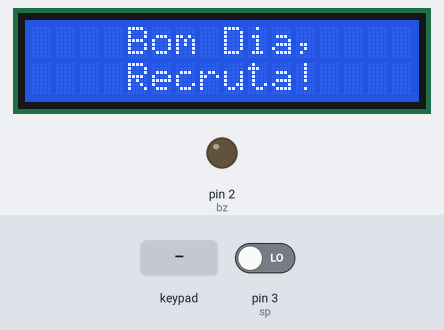
This sketch was run on a simulated Arduino Mega 2560, built with avr-gcc and run on an emulated ATmega2560. Parts: 16×2 character LCD, output pins drawn as LEDs (lit = HIGH). Dashed ring = blinking. Inputs (shaded band) come from the test bench; at power-on: pin 3 (sp) LOW.

Above: at 4.3 s.
8.5 s: keypad keys 1 5 9 pressed 0.4 s apart
At 10.6 s:
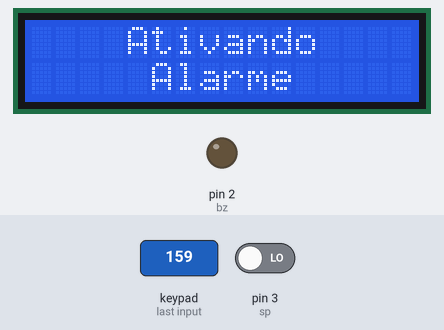
11.2 s: pin 3 (sp) driven HIGH
At 13.7 s:
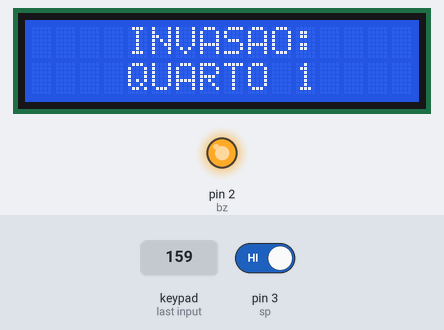
14.2 s: pin 3 (sp) driven LOW
At 17.0 s:
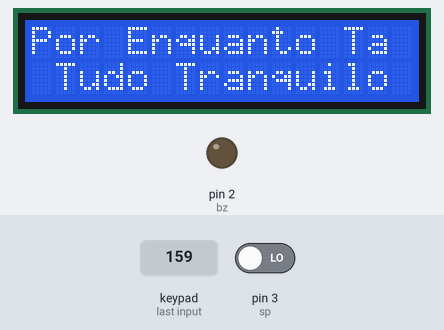
17.2 s: key '1' pressed
At 18.4 s:
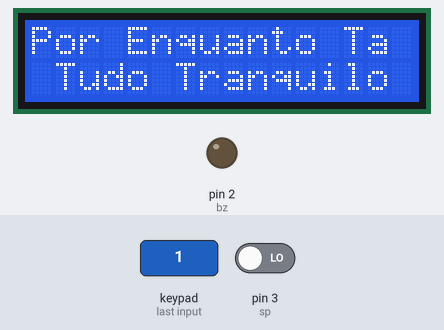
20.2 s: keypad keys 1 5 9 # pressed 0.4 s apart
At 21.35 s:
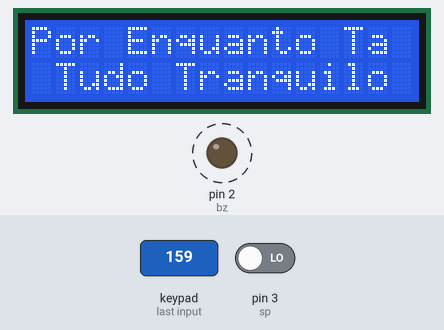
24.8 s: key '2' pressed
At 25.3 s:
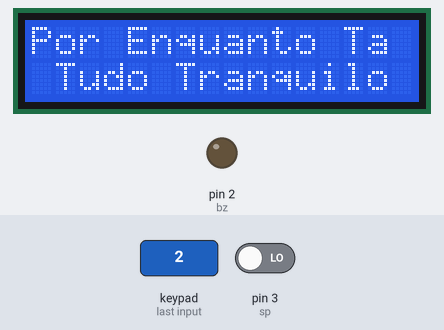
Timing chart, 0 to 27.8 s (numbered marks = the images above; inputs shaded):
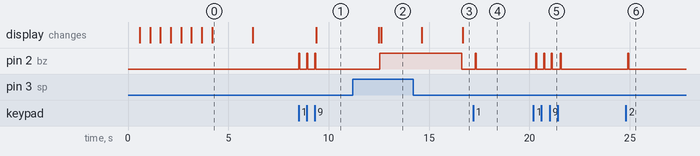

Measured:
- after the input at 8.5 s, pin 2 (bz): alternates HIGH for 0.05 s and LOW for 0.35 s, 6 changes in all, then stays LOW, starting at once; the display: changes after 0.87 s (image 1)
- after the input at 11.2 s, pin 2 (bz): goes on until 12.5 s, then stays HIGH; the display: first differs from a run without the input after 1.4 s (image 2)
- after the input at 14.2 s, pin 2 (bz): HIGH → LOW after 2.4 s; the display: first differs from a run without the input after 2.5 s (image 3)
- after the input at 17.2 s, pin 2 (bz): LOW → HIGH after 0.10 s, → LOW 0.05 s later
- after the input at 20.2 s, pin 2 (bz): alternates HIGH for 0.05 s and LOW for 0.33 s, 8 changes in all, then stays LOW, starting after 0.12 s
- after the input at 24.8 s, pin 2 (bz): LOW → HIGH after 0.10 s, → LOW 0.05 s later
- what the display in image 0 shows lasts 2.0 s, from 4.2 s to 6.2 s

The sketch:

automa__o_1.ino
```cpp
//Bibliotecas incluidas
//LCD
#include <Wire.h>
#include <LiquidCrystal_I2C.h>
//teclado
#include <Keypad.h>


//definições do lcd
#define endereco 0x27    //endereço do display (ver no "Scanner I2C")
#define colunas 16       //define quantidade de colunas do display
#define linhas 2         //define quantidade de linhas


//instanciando objetos
LiquidCrystal_I2C lcd (endereco, colunas, linhas);      //diz que o "lcd" é o conjunto de definições acima


//Definições de pinos
#define bz 2             //buzzer
#define sp 3             //sensor de presença
#define mc 4             //microfone
#define tc 5             //teclado
#define temphm 7         //sensor de temperatura e humidade
#define pt 8             //potenciometro


//Teclado e senha
char* senha = "159";                                      //define a senha
byte pinosLinhas[] = {36,34,32,30};                       //define portas das linhas
byte pinosColunas[] = {37,35,33,31};                     //define portas das colunas
char teclas [4][4] = {{'1','2','3','A'},
                      {'4','5','6','B'},
                      {'7','8','9','C'},
                      {'*','0','#','D'}};                  //mostra serial print qual tecla apertou


Keypad teclado1 = Keypad (makeKeymap(teclas), pinosLinhas, pinosColunas, 4, 4);   //faz mapeamento de todas as teclas


//declaração de variáveis
int position = 0;
int ativado;
int estadoAlarme;


void setup() {
  estadoAlarme = 0;                                        //diz se alarme ta ligado ou não

  //display
  lcd.init ();                                                 //inicia comunicação
  lcd.backlight();                                             //liga iluminação do display
  lcd.clear();                                                 //limpa o display

  lcd.setCursor (2,0);
  lcd.print("Iniciando.");                                     //escreve na tela
  delay (500);
  lcd.clear();
  lcd.setCursor (2,0);
  lcd.print("Iniciando..");                                   //escreve na tela
  delay (500);
  lcd.clear();
  lcd.setCursor (2,0);
  lcd.print("Iniciando...");                                  //escreve na tela
  delay (500);
  lcd.clear();
  lcd.setCursor (2,0);
  lcd.print("Iniciando.");                                    //escreve na tela
  delay (500);
  lcd.clear();
  lcd.setCursor (2,0);
  lcd.print("Iniciando..");                                   //escreve na tela
  delay (500);
  lcd.clear();
  lcd.setCursor (2,0);
  lcd.print("Iniciando...");                                  //escreve na tela
  delay (500);                                                //exibe por meio seg
  lcd.clear();                                                //limpa tela
  lcd.setCursor (2,0);
  lcd.print("Iniciando.");                                    //escreve na tela
  delay (500);
  lcd.clear();
  lcd.setCursor (2,0);
  lcd.print("Iniciando..");                                    //escreve na tela
  delay (500);
  lcd.clear();
  lcd.setCursor (2,0);
  lcd.print("Iniciando...");                                   //escreve na tela
 /* delay (500);                                                 //exibe por meio segundo
  lcd.clear ();                                                //limpa tela
  lcd.setCursor (5,0);                                         //Posiciona o cursor na coluna 6 da linha 1
  lcd.print ("Inicio");                                        //escreve na tela
  lcd.setCursor (4,1);                                         //posiciona na coluna 5 da linha 2 e
  lcd.print ("Completo");                                      //escreve na tela
  delay (2000);                                                //exibe por 2 segs
*/
  lcd.clear ();                                                //limpa tela
  lcd.setCursor (4,0);                                         //posiciona na coluna 5 da linha 1
  lcd.print ("Bom Dia,");                                      //escreve
  lcd.setCursor (4,1);                                         //posiciona na coluna 5 da linha 2
  lcd.print ("Recruta!");                                      //escreve
  delay (2000);                                                //exibe por 5 segs
  lcd.noBacklight();                                           //apaga luz de fundo
  lcd.clear ();                                                //limpa tela
  delay (1000);

    //define cada item como entrada ou saída
    pinMode (bz, OUTPUT);                                      //buzzer: saída
    pinMode (sp, INPUT);                                       //sensor de presença: entrada
    pinMode (mc, INPUT);                                       // microfone: entrada
    pinMode (tc, INPUT);                                       //teclado p/ senha: entrada
    pinMode (temphm, INPUT);                                   //sensor de temperatura e umidade: entrada
    pinMode (pt, INPUT);                                       //potenciometro: entrada

}


void loop() {
  char tecla_pressionada = teclado1.getKey();                   //faz a leitura das teclas
    bool valorSp = digitalRead (sp);                                //cria memória p/ ler o valor do sensor de presença

  if (tecla_pressionada !=0 && estadoAlarme == 0) {             //aciona buzzer ao apertar teclas
   digitalWrite (bz, 1);
   delay (50);
   digitalWrite (bz, 0);

   if (tecla_pressionada == senha[position] && estadoAlarme == 0) {     //verifica se o dígito apertado corresponde a senha
    position ++;
   } else {position = 0; }                                              //retorna p/ primeiro digito se não corresponder

   if (position == 3 && estadoAlarme == 0){                             //altera estado do alarme
    lcd.backlight();
    lcd.setCursor (4,0);
    lcd.print ("Ativando");
    lcd.setCursor (5,1);
    lcd.print ("Alarme");
    delay(3000);
    estadoAlarme = 1;
  }
  delay (100);
}

    if (estadoAlarme == 1){                 //se a senha estiver certa acontece isso:
  if (valorSp) {                          //se sp dectar algo executa:
    digitalWrite (bz, 1);                 //ativa o buzzer
    lcd.clear ();                         //limpa tela
    lcd.backlight ();                     //liga luz de fundo
    lcd.setCursor (4,0);                  //cursor coluna 4, linha 1
    lcd.print ("INVASAO:");               //escreve na tela
    lcd.setCursor (4,1);                  //cursor coluna 5, linha 2
    lcd.print ("QUARTO 1");               //escreve na tela
    delay (2000);                         //exibe por 3 segundos
    lcd.clear ();
    lcd.setCursor (3,0);
    lcd.print ("AGUARDANDO");
    lcd.setCursor (5,1);
    lcd.print ("SENHA!");
    delay (2000);
  } else {                                //se sp não dectar:
    digitalWrite (bz, 0);                 //buzzer desligado
    lcd.clear ();                         //limpa tela
    lcd.backlight ();                     //acende luz de fundo
    lcd.setCursor (0,0);                  //colocar cursor na primeira linha e coluna
    lcd.print ("Por Enquanto Ta");        //escreve
    lcd.setCursor (1,1);                  //cursor segunda linha e coluna
    lcd.print ("Tudo Tranquilo");         //escreve
    delay (50);
  }
  }
   if (tecla_pressionada !=0 &&  estadoAlarme == true) {              //se alarme estiver ligado desliga ao digitar senha
   digitalWrite (bz, 1);
   delay (50);
   digitalWrite (bz, 0);

   if (tecla_pressionada == senha[position] &&  estadoAlarme == true) {
    position ++;
   } else {position = 0; }

   if (position == 3 &&  estadoAlarme == true){
    estadoAlarme = 0;                                                //diz que alarme tá desligado
    lcd.clear();
    lcd.backlight();
    lcd.setCursor(2,0);
    lcd.print("Desativando");
    lcd.setCursor (5,1);
    lcd.print("Alarme");
    delay(3000);
    position = 0;                                                    //volta senha ao ponto 0 p/ digitar dnv
    lcd.noBacklight();                                               //apaga luz de fundo
    lcd.clear();                                                     //limpa tela
  }
}
}
```
